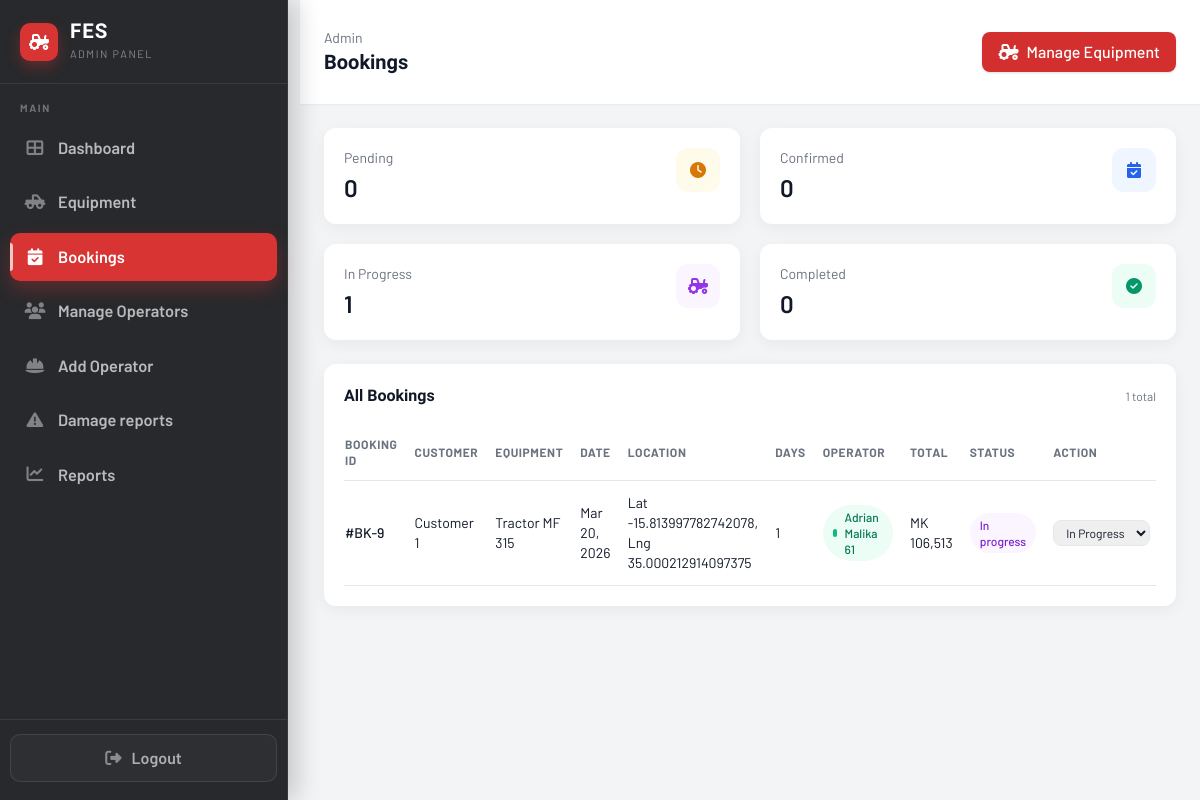
The page /Pages/admin/bookings.php (signed in) on the database its author committed.
### tables this page shows
CREATE TABLE IF NOT EXISTS `bookings` (
  `booking_id` int NOT NULL AUTO_INCREMENT,
  `customer_id` int NOT NULL,
  `operator_id` int DEFAULT NULL,
  `equipment_id` varchar(50) NOT NULL,
  `booking_date` date NOT NULL,
  `service_days` int NOT NULL DEFAULT '1',
  `service_type` varchar(50) NOT NULL,
  `service_location` varchar(255) NOT NULL,
  `contact_phone` varchar(50) NOT NULL,
  `field_lat` decimal(10,7) DEFAULT NULL,
  `field_lng` decimal(10,7) DEFAULT NULL,
  `field_address` varchar(255) DEFAULT NULL,
  `field_polygon` longtext,
  `field_hectares` decimal(10,2) DEFAULT NULL,
  `notes` text,
  `estimated_total_cost` decimal(12,2) NOT NULL DEFAULT '0.00',
  `status` enum('pending','confirmed','in_progress','completed','cancelled') NOT NULL DEFAULT 'pending',
  `operator_start_time` datetime DEFAULT NULL COMMENT 'Set when operator marks job In progress',
  `operator_end_time` datetime DEFAULT NULL COMMENT 'Set when operator marks job Completed',
  `created_at` timestamp NULL DEFAULT CURRENT_TIMESTAMP,
  `updated_at` timestamp NULL DEFAULT CURRENT_TIMESTAMP ON UPDATE CURRENT_TIMESTAMP,
  PRIMARY KEY (`booking_id`),
  KEY `customer_id` (`customer_id`),
  KEY `equipment_id` (`equipment_id`),
  KEY `status` (`status`),
  KEY `idx_bookings_operator_id` (`operator_id`)
);

CREATE TABLE IF NOT EXISTS `users` (
  `user_id` int NOT NULL AUTO_INCREMENT,
  `name` varchar(255) NOT NULL,
  `email` varchar(255) NOT NULL,
  `password_hash` varchar(255) NOT NULL,
  `role` enum('customer','admin','operator') NOT NULL DEFAULT 'customer',
  `created_at` timestamp NOT NULL DEFAULT CURRENT_TIMESTAMP,
  `updated_at` timestamp NOT NULL DEFAULT CURRENT_TIMESTAMP ON UPDATE CURRENT_TIMESTAMP,
  `password_reset_token` varchar(64) DEFAULT NULL,
  `password_reset_expires` datetime DEFAULT NULL,
  PRIMARY KEY (`user_id`),
  UNIQUE KEY `email` (`email`)
);

CREATE TABLE IF NOT EXISTS `equipment` (
  `id` int NOT NULL AUTO_INCREMENT,
  `equipment_name` varchar(255) NOT NULL,
  `category` varchar(100) NOT NULL,
  `equipment_id` varchar(100) NOT NULL,
  `model` varchar(255) DEFAULT NULL,
  `description` text NOT NULL,
  `status` enum('available','in_use','maintenance','retired') NOT NULL DEFAULT 'available',
  `location` varchar(255) NOT NULL,
  `operator_id` int DEFAULT NULL,
  `purchase_date` date DEFAULT NULL,
  `daily_rate` decimal(10,2) NOT NULL,
  `hourly_rate` decimal(10,2) DEFAULT '0.00',
  `per_hectare_rate` decimal(10,2) DEFAULT NULL,
  `fuel_type` varchar(50) DEFAULT NULL,
  `total_usage_hours` int DEFAULT '0',
  `year_manufactured` int DEFAULT NULL,
  `weight_kg` decimal(10,2) DEFAULT NULL,
  `last_maintenance` date DEFAULT NULL,
  `icon` varchar(100) NOT NULL,
  `image_path` varchar(500) DEFAULT NULL,
  `created_at` timestamp NULL DEFAULT CURRENT_TIMESTAMP,
  `updated_at` timestamp NULL DEFAULT CURRENT_TIMESTAMP ON UPDATE CURRENT_TIMESTAMP,
  PRIMARY KEY (`id`),
  KEY `operator_id` (`operator_id`)
);

### Pages/admin/bookings.php (the view, shortened to what this page needs)
<?php
$bookings = [];
$bookingStats = [
    'pending' => 0,
    'confirmed' => 0,
    'in_progress' => 0,
    'completed' => 0,
    'cancelled' => 0
];
try {
    $conn = getDBConnection();
    $sql = "SELECT status, COUNT(*) as total FROM bookings GROUP BY status";
    if ($stmt = $conn->prepare($sql)) {
        $stmt->execute();
        $res = $stmt->get_result();
        while ($row = $res->fetch_assoc()) {
            $status = $row['status'];
            if (isset($bookingStats[$status])) {
                $bookingStats[$status] = intval($row['total']);
            }
        }
    }
    $sql = "SELECT b.booking_id, b.booking_date, b.service_days, b.service_type,
                   COALESCE(NULLIF(b.service_location, ''), b.field_address) AS service_location,
                   b.status, b.estimated_total_cost, b.operator_id,
                   e.equipment_name,
                   u.name AS customer_name,
                   op.name AS operator_name
            FROM bookings b
            JOIN equipment e ON e.equipment_id = b.equipment_id
            JOIN users u ON u.user_id = b.customer_id
            LEFT JOIN users op ON op.user_id = b.operator_id
            ORDER BY b.created_at DESC";
    if ($stmt = $conn->prepare($sql)) {
        $stmt->execute();
        $res = $stmt->get_result();
        while ($row = $res->fetch_assoc()) {
            $bookings[] = $row;
        }
    }
} catch (Exception $e) {
    error_log('Admin booking data error: ' . $e->getMessage());
}
?>
<!DOCTYPE html>
<html lang="en">
<head>
    <link rel="stylesheet" href="https://cdnjs.cloudflare.com/ajax/libs/font-awesome/6.4.0/css/all.min.css">
    <script src="https://cdn.tailwindcss.com"></script>
</head>
<body>
    <div class="min-h-screen w-full bg-gray-100">
        <?php include __DIR__ . '/include/sidebar.php'; ?>
        <div class="min-h-screen" style="margin-left: 300px; width: calc(100% - 300px);" id="main-content">
            <header class="bg-white px-6 py-7 flex items-center justify-between shadow-sm md:pl-6">
                <div class="flex items-center gap-3">
                    <div>
                        <div class="text-sm text-gray-500">Admin</div>
                        <h1 class="text-xl font-semibold text-gray-900">Bookings</h1>
                    </div>
                </div>
                <div class="flex items-center gap-3">
                    <a href="equipment.php" class="inline-flex items-center gap-2 bg-fes-red hover:bg-[#b71c1c] text-white font-medium px-4 py-2 rounded-lg shadow">
                        <i class="fas fa-tractor"></i>
                        Manage Equipment
                    </a>
                </div>
            </header>
            <main class="flex-1 overflow-y-auto p-6" style="width: 100%; overflow-x: hidden;">
                <div class="grid grid-cols-1 sm:grid-cols-2 xl:grid-cols-4 gap-5 mb-6">
                    <div class="bg-white rounded-xl shadow-card p-5 flex items-start justify-between">
                        <div>
                            <div class="text-sm text-gray-500">Pending</div>
                            <div class="mt-1 text-2xl font-semibold text-gray-900"><?php echo htmlspecialchars((string)$bookingStats['pending']); ?></div>
                        </div>
                        <div class="h-11 w-11 rounded-xl bg-amber-50 text-amber-600 flex items-center justify-center">
                            <i class="fas fa-clock"></i>
                        </div>
                    </div>
                    <div class="bg-white rounded-xl shadow-card p-5 flex items-start justify-between">
                        <div>
                            <div class="text-sm text-gray-500">Confirmed</div>
                            <div class="mt-1 text-2xl font-semibold text-gray-900"><?php echo htmlspecialchars((string)$bookingStats['confirmed']); ?></div>
                        </div>
                        <div class="h-11 w-11 rounded-xl bg-blue-50 text-blue-600 flex items-center justify-center">
                            <i class="fas fa-calendar-check"></i>
                        </div>
                    </div>
                    <div class="bg-white rounded-xl shadow-card p-5 flex items-start justify-between">
                        <div>
                            <div class="text-sm text-gray-500">In Progress</div>
                            <div class="mt-1 text-2xl font-semibold text-gray-900"><?php echo htmlspecialchars((string)$bookingStats['in_progress']); ?></div>
                        </div>
                        <div class="h-11 w-11 rounded-xl bg-purple-50 text-purple-600 flex items-center justify-center">
                            <i class="fas fa-tractor"></i>
                        </div>
                    </div>
                    <div class="bg-white rounded-xl shadow-card p-5 flex items-start justify-between">
                        <div>
                            <div class="text-sm text-gray-500">Completed</div>
                            <div class="mt-1 text-2xl font-semibold text-gray-900"><?php echo htmlspecialchars((string)$bookingStats['completed']); ?></div>
                        </div>
                        <div class="h-11 w-11 rounded-xl bg-emerald-50 text-emerald-600 flex items-center justify-center">
                            <i class="fas fa-check-circle"></i>
                        </div>
                    </div>
                </div>
                <section class="bg-white rounded-xl shadow-card p-5">
                    <div class="flex items-center justify-between mb-4">
                        <h2 class="text-base font-semibold text-gray-900">All Bookings</h2>
                        <span class="text-xs text-gray-500"><?php echo count($bookings); ?> total</span>
                    </div>
                    <div class="overflow-x-auto">
                        <table class="min-w-full">
                            <thead>
                                <tr class="text-left text-xs font-medium text-gray-500 border-b uppercase tracking-wider">
                                    <th class="py-3 pr-4">Booking ID</th>
                                    <th class="py-3 pr-4">Customer</th>
                                    <th class="py-3 pr-4">Equipment</th>
                                    <th class="py-3 pr-4">Date</th>
                                    <th class="py-3 pr-4">Location</th>
                                    <th class="py-3 pr-4">Days</th>
                                    <th class="py-3 pr-4">Operator</th>
                                    <th class="py-3 pr-4">Total</th>
                                    <th class="py-3 pr-4">Status</th>
                                    <th class="py-3 pr-4">Action</th>
                                </tr>
                            </thead>
                            <tbody class="text-sm text-gray-900">
                                <?php if (!empty($bookings)): ?>
                                    <?php foreach ($bookings as $row): ?>
                                        <?php
                                            $status = $row['status'] ?? 'pending';
                                            $badgeClasses = [
                                                'pending' => 'bg-amber-50 text-amber-700',
                                                'confirmed' => 'bg-blue-50 text-blue-700',
                                                'in_progress' => 'bg-purple-50 text-purple-700',
                                                'completed' => 'bg-emerald-50 text-emerald-700',
                                                'cancelled' => 'bg-gray-100 text-gray-700'
                                            ];
                                            $badgeClass = $badgeClasses[$status] ?? 'bg-gray-100 text-gray-700';
                                        ?>
                                        <tr class="border-b hover:bg-gray-50 cursor-pointer" onclick="window.location.href='booking-details.php?id=<?php echo urlencode((string)$row['booking_id']); ?>'">
                                            <td class="py-3 pr-4 font-medium">#BK-<?php echo htmlspecialchars((string)$row['booking_id']); ?></td>
                                            <td class="py-3 pr-4"><?php echo htmlspecialchars($row['customer_name'] ?? 'N/A'); ?></td>
                                            <td class="py-3 pr-4"><?php echo htmlspecialchars($row['equipment_name'] ?? 'N/A'); ?></td>
                                            <td class="py-3 pr-4">
                                                <?php echo !empty($row['booking_date']) ? htmlspecialchars(date('M d, Y', strtotime($row['booking_date']))) : 'N/A'; ?>
                                            </td>
                                            <td class="py-3 pr-4"><?php echo htmlspecialchars($row['service_location'] ?? 'N/A'); ?></td>
                                            <td class="py-3 pr-4"><?php echo htmlspecialchars((string)($row['service_days'] ?? 1)); ?></td>
                                            <td class="py-3 pr-4">
                                                <?php if (!empty($row['operator_name'])): ?>
                                                    <span class="inline-flex items-center gap-2 text-xs font-medium text-emerald-700 bg-emerald-50 px-2.5 py-1 rounded-full">
                                                        <span class="h-2 w-2 rounded-full bg-emerald-500"></span>
                                                        <?php echo htmlspecialchars($row['operator_name']); ?>
                                                    </span>
                                                <?php endif; ?>
                                            </td>
                                            <td class="py-3 pr-4">MK <?php echo number_format((float)($row['estimated_total_cost'] ?? 0)); ?></td>
                                            <td class="py-3 pr-4">
                                                <span class="inline-flex items-center px-2.5 py-1 rounded-full text-xs font-medium <?php echo $badgeClass; ?>">
                                                    <?php echo htmlspecialchars(ucfirst(str_replace('_', ' ', $status))); ?>
                                                </span>
                                            </td>
                                            <td class="py-3 pr-4">
                                                <form method="post" class="flex items-center gap-2" onclick="event.stopPropagation();">
                                                    <select name="new_status" class="border border-gray-200 rounded-lg px-2 py-1 text-xs" onclick="event.stopPropagation();">
                                                        <option value="in_progress" <?php if ($status === 'in_progress') echo 'selected'; ?>>In Progress</option>
                                                    </select>
                                                </form>
                                            </td>
                                        </tr>
                                    <?php endforeach; ?>
                                <?php else: ?>
                                    <tr>
                                        <td class="py-6 text-center text-sm text-gray-500" colspan="10">No bookings found.</td>
                                    </tr>
                                <?php endif; ?>
                            </tbody>
                        </table>
                    </div>
                </section>
            </main>
        </div>
    </div>
</body>
</html>

### Pages/admin/bookings.php (style rules this page uses)
* { font-family: 'Barlow', sans-serif; }
h1, h2, h3, h4, .display { font-family: 'Barlow Condensed', sans-serif; }
@media (min-width: 768px) { #main-content { margin-left: 300px !important; width: calc(100% - 300px) !important; } }

### rows shown on the page
bookings: booking_id "9", users.name "Customer 1", equipment.equipment_name "Tractor MF 315", booking_date "Mar 20, 2026", service_location "Lat -15.813997782742078, Lng 35.000212914097375", service_days "1", users.name "Adrian Malika 61", estimated_total_cost "106,513", status "In progress", new_status "In Progress"

### other values the page prints
$bookingStats['pending'] "0"
$bookingStats['confirmed'] "0"
$bookingStats['in_progress'] "1"
$bookingStats['completed'] "0"
count($bookings) "1"
